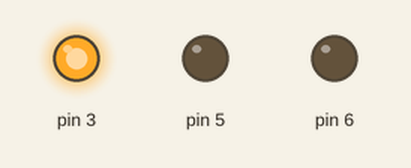
Simulated run of this sketch. Board: Arduino Uno, built with avr-gcc and run on an emulated ATmega328P. Parts: output pins drawn as LEDs (lit = HIGH).

Above: at 1.5 s.
At 2.5 s:
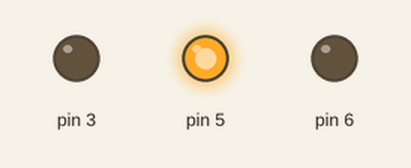
At 6.5 s:
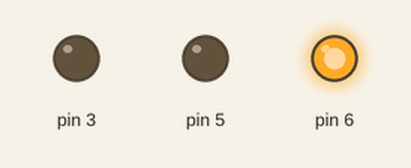
Timing chart, 0 to 7.9 s (numbered marks = the images above):
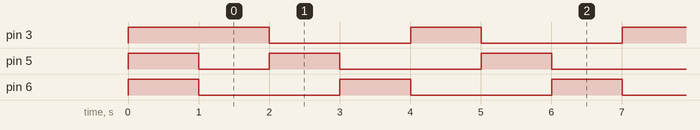

Measured:
- by itself, pin 3, pin 6: alternates HIGH for 1.0 s and LOW for 2.0 s
- by itself, pin 5: repeats every 3.0 s: HIGH 1.0 s, LOW 2.0 s
- by itself, everything shown: repeats every 3.0 s, in 3 steps

The sketch:

relay.ino
```cpp
// Serialから受信したシリアル情報をソフトウェアシリアルへ転送する。
// 転送しながら、接続された3色LEDの発光テストを実施する。

#include<AltSoftSerial.h>

const long baud = 19200l;
AltSoftSerial usbserial;
long time = 0l;
int phi = 0;

void setup()
{
  Serial.begin(baud);
  usbserial.begin(baud);
  pinMode(3, OUTPUT);
  pinMode(5, OUTPUT);
  pinMode(6, OUTPUT);


  digitalWrite(3, HIGH);
  digitalWrite(5, HIGH);
  digitalWrite(6, HIGH);

  delay(1000);
}

void loop()
{
  if(Serial.available())
  {
    int c = Serial.read();
    usbserial.write(c);
  }

  // 順繰り点灯させる
  if(millis() - time > 1000l)
  {
    if(phi == 0)
    {
      digitalWrite(3, HIGH);
      digitalWrite(5, LOW);
      digitalWrite(6, LOW);
    }
    if(phi == 1)
    {
      digitalWrite(3, LOW);
      digitalWrite(5, HIGH);
      digitalWrite(6, LOW);
    }
    if(phi == 2)
    {
      digitalWrite(3, LOW);
      digitalWrite(5, LOW);
      digitalWrite(6, HIGH);
    }

    phi = (phi + 1) % 3;
    time = millis();
  }
}
```
